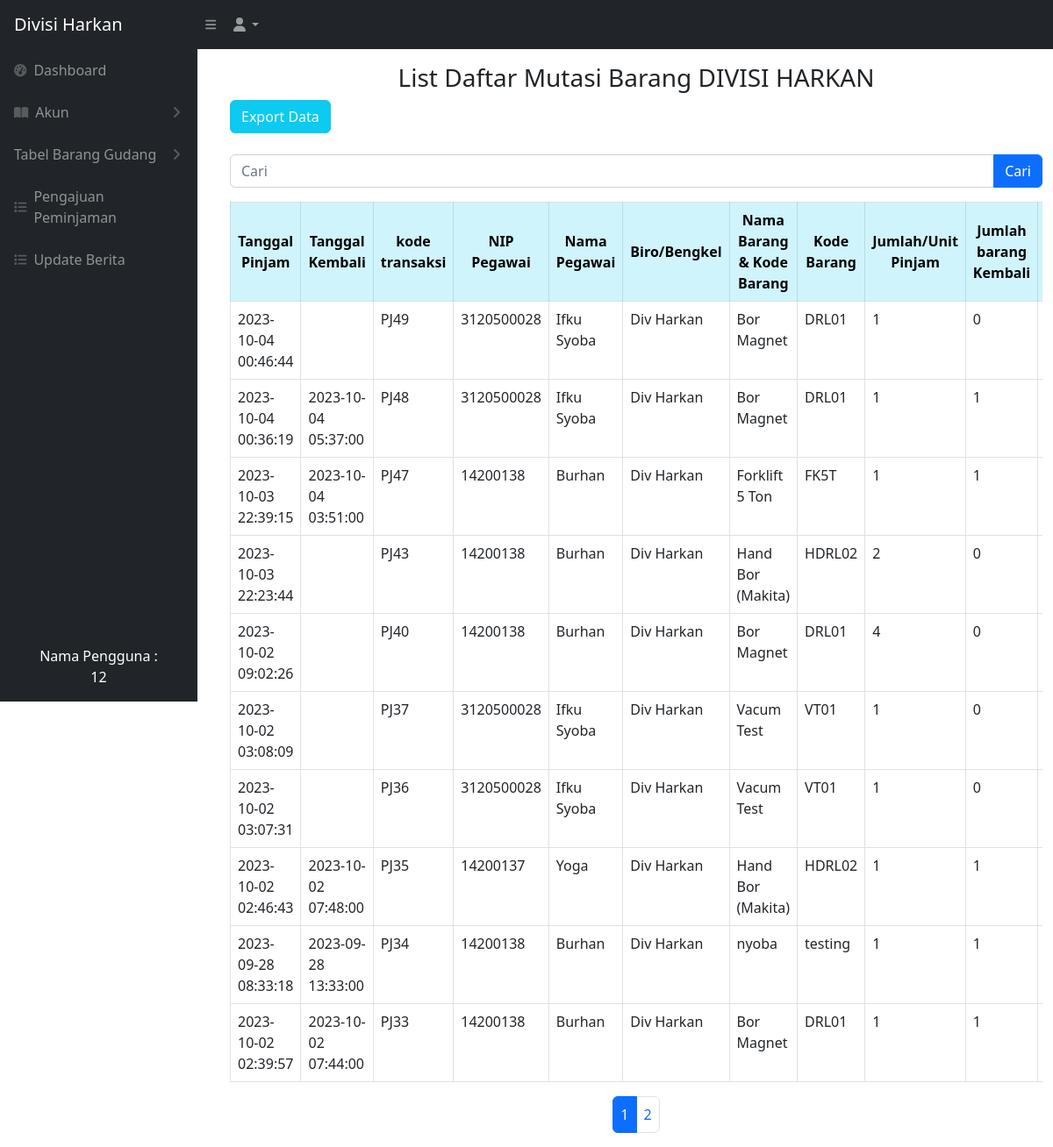
/mutasibarang.php (signed in), run on an earlier commit of the app's database.
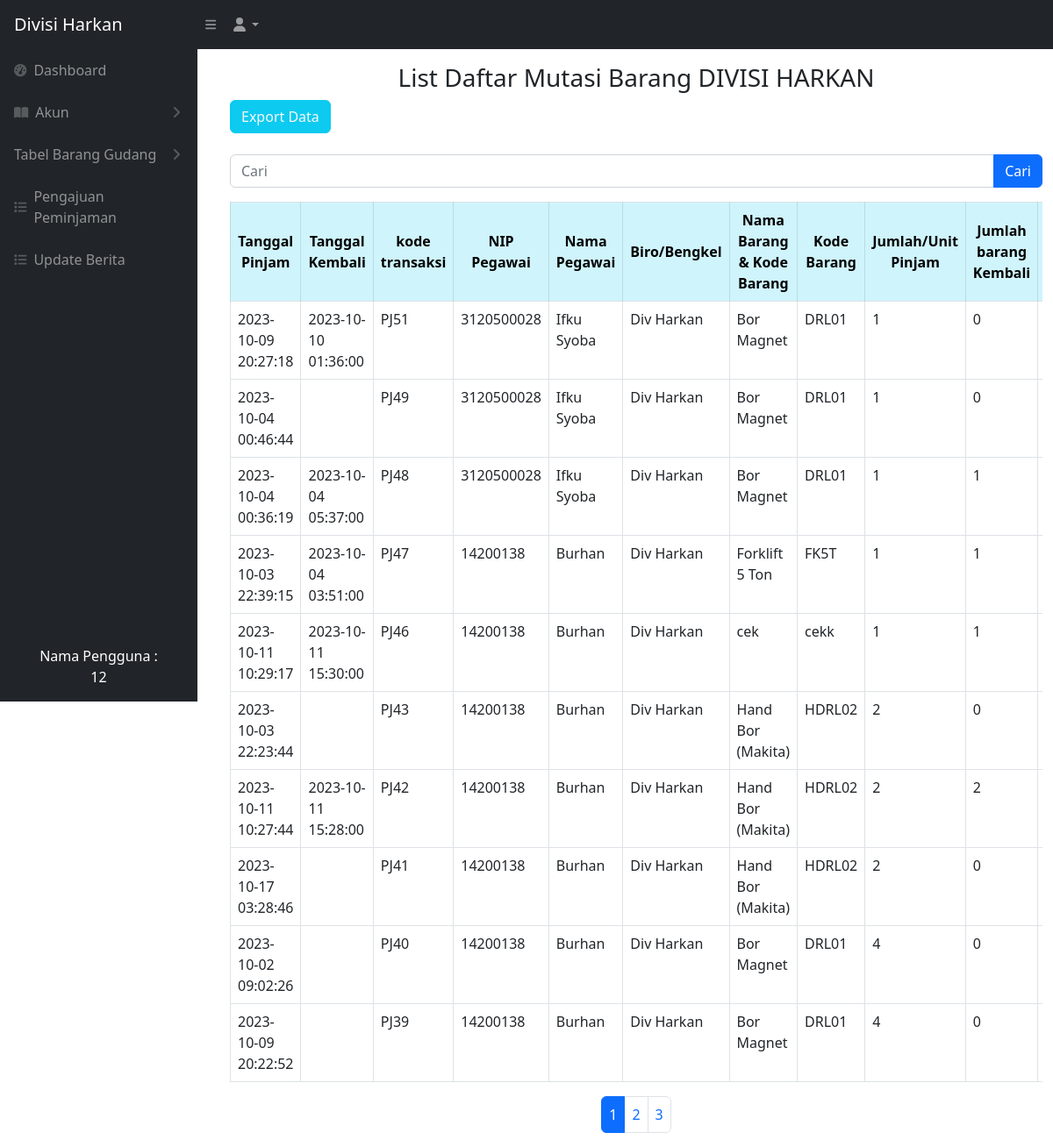
And on a later commit of the database.
### tables this page shows
CREATE TABLE `keluar_masuk_barang` (
  `idtransaksi` int NOT NULL,
  `kodetransaksi` varchar(200) NOT NULL,
  `tanggal` timestamp NULL DEFAULT NULL,
  `tanggal_pengajuan` timestamp NULL DEFAULT NULL,
  `tanggalkembali` timestamp NULL DEFAULT NULL,
  `jenisbarang` varchar(256) NOT NULL,
  `nip` varchar(512) NOT NULL,
  `namabarang` varchar(200) NOT NULL,
  `kodebarang` varchar(200) NOT NULL,
  `jumlahpinjam` int NOT NULL,
  `jumlahkembali` int DEFAULT '0',
  `jumlahbaik` int DEFAULT NULL,
  `jumlahrusak` int DEFAULT '0',
  `lokasi` varchar(500) NOT NULL,
  `lokasi_kembali` varchar(256) DEFAULT NULL,
  `keterangan` varchar(256) DEFAULT NULL,
  `isApproved` int DEFAULT '0',
  `status` varchar(200) NOT NULL
);

CREATE TABLE `users` (
  `id_user` int NOT NULL,
  `nip_user` varchar(512) NOT NULL,
  `nama_user` varchar(512) NOT NULL,
  `password_user` varchar(512) NOT NULL,
  `divisi_id` int NOT NULL,
  `role_id` int NOT NULL
);

CREATE TABLE `divisi` (
  `iddivisi` int NOT NULL,
  `namadivisi` varchar(200) NOT NULL
);

### mutasibarang.php (the view, shortened to what the changed rows need)
<?php
require 'controller/koneksi.php';
$queryJumlahData = "SELECT COUNT(*) as jumlah FROM keluar_masuk_barang WHERE isApproved = 1 OR isApproved = 3";
$resultJumlahData = mysqli_query($conn, $queryJumlahData);
$rowJumlahData = mysqli_fetch_assoc($resultJumlahData);
$jumlahData = $rowJumlahData['jumlah'];
$jumlahDataPerHalaman = 10;
$jumlahHalaman = ceil($jumlahData / $jumlahDataPerHalaman);
$halamanAktif = isset($_GET['halaman']) ? $_GET['halaman'] : 1;
$batasAwal = ($halamanAktif - 1) * $jumlahDataPerHalaman;
$searchTerm = isset($_GET['cari']) ? $_GET['cari'] : '';
?>
<!DOCTYPE html>
<html lang="en">
<head>
    <link href="css/styles.css" rel="stylesheet" />
</head>
<body>
    <br>
    <br>
    <main id="main-content" class="<?= isset($_GET['sidebarClosed']) ? '' : 'main-with-sidebar' ?>">
        <div class="container -fluid">
            <br>
            <br>
            <div class="card-body">
                <div class="table table-responsive">
                    <table class="table table-bordered" id="dataTable" width="100" cellspacing="0">
                        <thead>
                            <tr>
                                <th class="table-info text-center align-middle">Tanggal Pinjam</th>
                                <th class="table-info text-center align-middle">Tanggal Kembali</th>
                                <th class="table-info text-center align-middle">kode transaksi</th>
                                <th class="table-info text-center align-middle">NIP Pegawai</th>
                                <th class="table-info text-center align-middle">Nama Pegawai</th>
                                <th class="table-info text-center align-middle">Biro/Bengkel</th>
                                <th class="table-info text-center align-middle">Nama Barang & Kode Barang</th>
                                <th class="table-info text-center align-middle">Kode Barang </th>
                                <th class="table-info text-center align-middle">Jumlah/Unit Pinjam</th>
                                <th class="table-info text-center align-middle">Jumlah barang Kembali</th>
                                <th class="table-info text-center align-middle">Jumlah barang rusak</th>
                            </tr>
                        </thead>
                        <tbody>
                            <?php
                            if (!empty($searchTerm)) {
                                $searchResults = searchMutasiBarang($conn, $searchTerm);
                                while ($data = mysqli_fetch_array($searchResults)) {
                                    $tanggalpinjam = $data['tanggal'];
                                    $tanggalkembali = $data['tanggalkembali'];
                                    $kodetransaksi = $data['kodetransaksi'];
                                    $nip = $data['nip'];
                                    $namabarang = $data['namabarang'];
                                    $kodebarang = $data['kodebarang'];
                                    $jumlahpinjam = $data['jumlahpinjam'];
                                    $jumlahkembali = $data['jumlahkembali'];
                                    $jumlahrusak = $data['jumlahrusak'];
                                    $lokasi = $data['lokasi'];
                                    $lokasikembali = $data['lokasi_kembali'];
                                    $keterangan = $data['keterangan'];
                                    $status = $data['status'];
                                    $tanggalKembaliNull = null;
                                    $query_pegawai = "SELECT users.nama_user
                        FROM users
                        WHERE users.nip_user = '$nip'";
                                    $result_pegawai = mysqli_query($conn, $query_pegawai);
                                    $namapegawai = "-";
                                    if ($result_pegawai) {
                                        $row_pegawai = mysqli_fetch_assoc($result_pegawai);
                                        $namapegawai = $row_pegawai['nama_user'];
                                    }
                                    $query_divisi = "SELECT divisi.namadivisi
                        FROM users
                        INNER JOIN divisi ON users.divisi_id = divisi.iddivisi
                        WHERE users.nip_user = '$nip'";
                                    $result_divisi = mysqli_query($conn, $query_divisi);
                                    $namadivisi = "-";
                                    if ($result_divisi) {
                                        $row_divisi = mysqli_fetch_assoc($result_divisi);
                                        $namadivisi = $row_divisi['namadivisi'];
                                    }
                                    echo '<tr class="centered-cell">';
                                    echo '<td class="centered-cell">' . $tanggalpinjam . '</td>';
                                    echo '<td class="centered-cell">' . $tanggalkembali . '</td>';
                                    echo '<td class="centered-cell">' . $kodetransaksi . '</td>';
                                    echo '<td class="centered-cell">' . $nip . '</td>';
                                    echo '<td class="centered-cell">' . $namapegawai . '</td>';
                                    echo '<td class="centered-cell">' . $namadivisi . '</td>';
                                    echo '<td class="centered-cell">' . $namabarang . '</td>';
                                    echo '<td class="centered-cell">' . $kodebarang . '</td>';
                                    echo '<td class="centered-cell">' . $jumlahpinjam . '</td>';
                                    echo '<td class="centered-cell">' . $jumlahkembali . '</td>';
                                    echo '<td class="centered-cell">' . $jumlahrusak . '</td>';
                                    echo '<td class="centered-cell">' . $lokasi . '</td>';
                                    echo '<td class="centered-cell">' . $lokasikembali . '</td>';
                                    echo '<td class="centered-cell">' . $keterangan . '</td>';
                                    echo '<td class="centered-cell">';
                                    if ($tanggalkembali === $tanggalKembaliNull) {
                                        echo '<span class="badge text-bg-danger">Belum kembali</span>';
                                    } else if ($jumlahrusak > 0) {
                                        echo '<span class="badge text-bg-warning">Barang rusak/kurang lengkap</span>';
                                    } else {
                                        echo '<span class="badge text-bg-success">Sudah kembali</span>';
                                    }
                                    echo '</td>';
                                    echo '</tr>';
                                }
                            } else {
                                $ambilsemuadatastock = mysqli_query($conn, "SELECT * FROM keluar_masuk_barang WHERE isApproved = 1 OR isApproved = 3 ORDER BY idtransaksi DESC LIMIT $batasAwal, $jumlahDataPerHalaman");
                                while ($data = mysqli_fetch_array($ambilsemuadatastock)) {
                                    $tanggalpinjam = $data['tanggal'];
                                    $tanggalkembali = $data['tanggalkembali'];
                                    $kodetransaksi = $data['kodetransaksi'];
                                    $nip = $data['nip'];
                                    $namabarang = $data['namabarang'];
                                    $kodebarang = $data['kodebarang'];
                                    $jumlahpinjam = $data['jumlahpinjam'];
                                    $jumlahkembali = $data['jumlahkembali'];
                                    $jumlahrusak = $data['jumlahrusak'];
                                    $query_pegawai = "SELECT users.nama_user
                        FROM users
                        WHERE users.nip_user = '$nip'";
                                    $result_pegawai = mysqli_query($conn, $query_pegawai);
                                    $namapegawai = "-";
                                    if ($result_pegawai) {
                                        $row_pegawai = mysqli_fetch_assoc($result_pegawai);
                                        $namapegawai = $row_pegawai['nama_user'];
                                    }
                                    $query_divisi = "SELECT divisi.namadivisi
                        FROM users
                        INNER JOIN divisi ON users.divisi_id = divisi.iddivisi
                        WHERE users.nip_user = '$nip'";
                                    $result_divisi = mysqli_query($conn, $query_divisi);
                                    $namadivisi = "-";
                                    if ($result_divisi) {
                                        $row_divisi = mysqli_fetch_assoc($result_divisi);
                                        $namadivisi = $row_divisi['namadivisi'];
                                    }
                                    echo '<tr>';
                                    echo '<td>' . $tanggalpinjam . '</td>';
                                    echo '<td>' . $tanggalkembali . '</td>';
                                    echo '<td>' . $kodetransaksi . '</td>';
                                    echo '<td>' . $nip . '</td>';
                                    echo '<td>' . $namapegawai . '</td>';
                                    echo '<td>' . $namadivisi . '</td>';
                                    echo '<td>' . $namabarang . '</td>';
                                    echo '<td>' . $kodebarang . '</td>';
                                    echo '<td>' . $jumlahpinjam . '</td>';
                                    echo '<td>' . $jumlahkembali . '</td>';
                                    echo '<td>' . $jumlahrusak . '</td>';
                                    echo '</tr>';
                                }
                            }
                            ?>
                        </tbody>
                    </table>
                    <ul class="pagination justify-content-center">
                        <?php for ($i = 1; $i <= $jumlahHalaman; $i++) : ?>
                            <li class="page-item <?= ($i == $halamanAktif) ? 'active' : ''; ?>">
                                <a class="page-link" href="mutasibarang.php?halaman=<?= $i ?>"><?= $i ?></a>
                            </li>
                        <?php endfor; ?>
                    </ul>
                </div>
            </div>
    </main>
</body>
</html>

What changed in the data, as far as the page shows it:
no longer on this page (row edited): keluar_masuk_barang: tanggal "2023-10-02 03:08:09", kodetransaksi "PJ37", nip "3120500028", users.nama_user "Ifku Syoba", divisi.namadivisi "Div Harkan", namabarang "Vacum Test", kodebarang "VT01", jumlahpinjam "1", jumlahkembali "0"
no longer on this page (row edited): keluar_masuk_barang: tanggal "2023-10-02 03:07:31", kodetransaksi "PJ36", nip "3120500028", users.nama_user "Ifku Syoba", divisi.namadivisi "Div Harkan", namabarang "Vacum Test", kodebarang "VT01", jumlahpinjam "1", jumlahkembali "0"
no longer on this page (row edited): keluar_masuk_barang: tanggal "2023-10-02 02:46:43", tanggalkembali "2023-10-02 07:48:00", kodetransaksi "PJ35", nip "14200137", users.nama_user "Yoga", divisi.namadivisi "Div Harkan", namabarang "Hand Bor (Makita)", kodebarang "HDRL02", jumlahpinjam "1", jumlahkembali "1"
no longer on this page (row edited): keluar_masuk_barang: tanggal "2023-09-28 08:33:18", tanggalkembali "2023-09-28 13:33:00", kodetransaksi "PJ34", nip "14200138", users.nama_user "Burhan", divisi.namadivisi "Div Harkan", namabarang "nyoba", kodebarang "testing", jumlahpinjam "1", jumlahkembali "1"
no longer on this page (row edited): keluar_masuk_barang: tanggal "2023-10-02 02:39:57", tanggalkembali "2023-10-02 07:44:00", kodetransaksi "PJ33", nip "14200138", users.nama_user "Burhan", divisi.namadivisi "Div Harkan", namabarang "Bor Magnet", kodebarang "DRL01", jumlahpinjam "1", jumlahkembali "1"
added keluar_masuk_barang: tanggal "2023-10-09 20:27:18", tanggalkembali "2023-10-10 01:36:00", kodetransaksi "PJ51", nip "3120500028", users.nama_user "Ifku Syoba", divisi.namadivisi "Div Harkan", namabarang "Bor Magnet", kodebarang "DRL01", jumlahpinjam "1", jumlahkembali "0"
now on this page (row edited): keluar_masuk_barang: tanggal "2023-10-11 10:29:17", tanggalkembali "2023-10-11 15:30:00", kodetransaksi "PJ46", nip "14200138", users.nama_user "Burhan", divisi.namadivisi "Div Harkan", namabarang "cek", kodebarang "cekk", jumlahpinjam "1", jumlahkembali "1"
now on this page (row edited): keluar_masuk_barang: tanggal "2023-10-11 10:27:44", tanggalkembali "2023-10-11 15:28:00", kodetransaksi "PJ42", nip "14200138", users.nama_user "Burhan", divisi.namadivisi "Div Harkan", namabarang "Hand Bor (Makita)", kodebarang "HDRL02", jumlahpinjam "2", jumlahkembali "2"
now on this page (row edited): keluar_masuk_barang: tanggal "2023-10-17 03:28:46", kodetransaksi "PJ41", nip "14200138", users.nama_user "Burhan", divisi.namadivisi "Div Harkan", namabarang "Hand Bor (Makita)", kodebarang "HDRL02", jumlahpinjam "2", jumlahkembali "0"
now on this page (row edited): keluar_masuk_barang: tanggal "2023-10-09 20:22:52", kodetransaksi "PJ39", nip "14200138", users.nama_user "Burhan", divisi.namadivisi "Div Harkan", namabarang "Bor Magnet", kodebarang "DRL01", jumlahpinjam "4", jumlahkembali "0"
Also different on the page:
new list line: "3"
